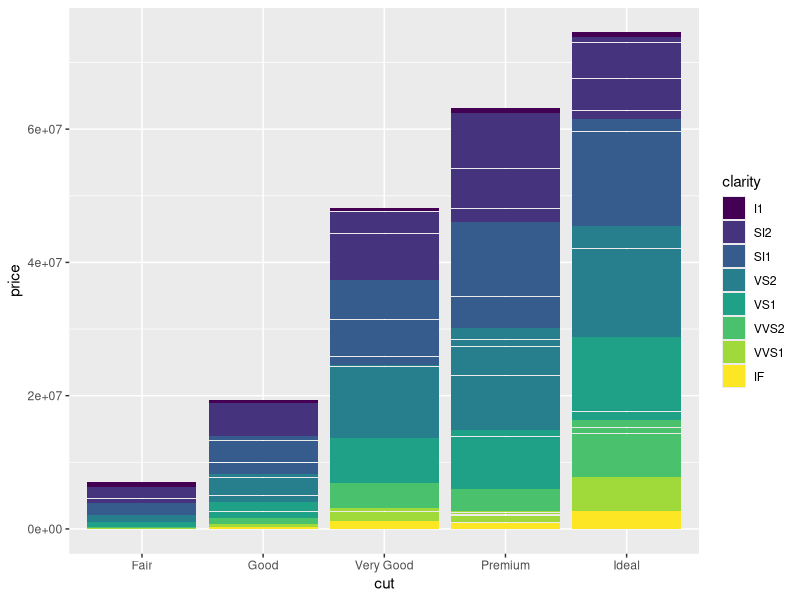
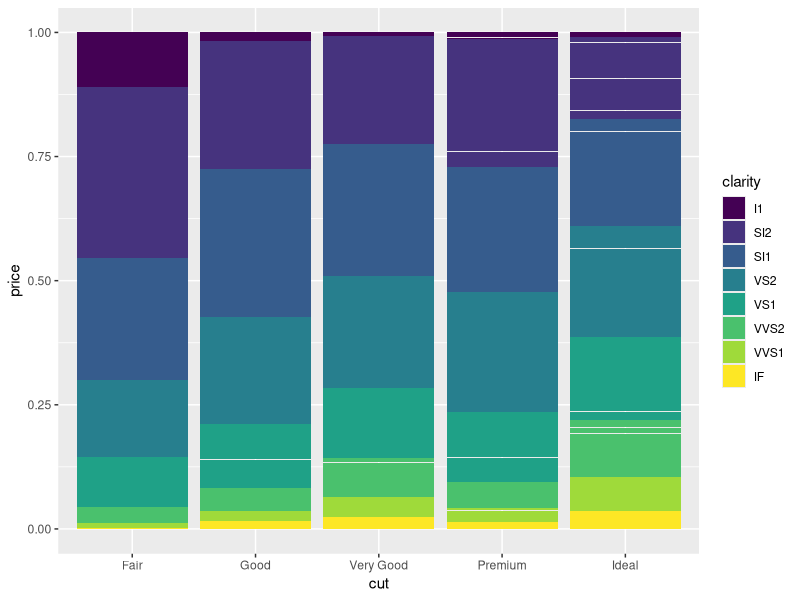
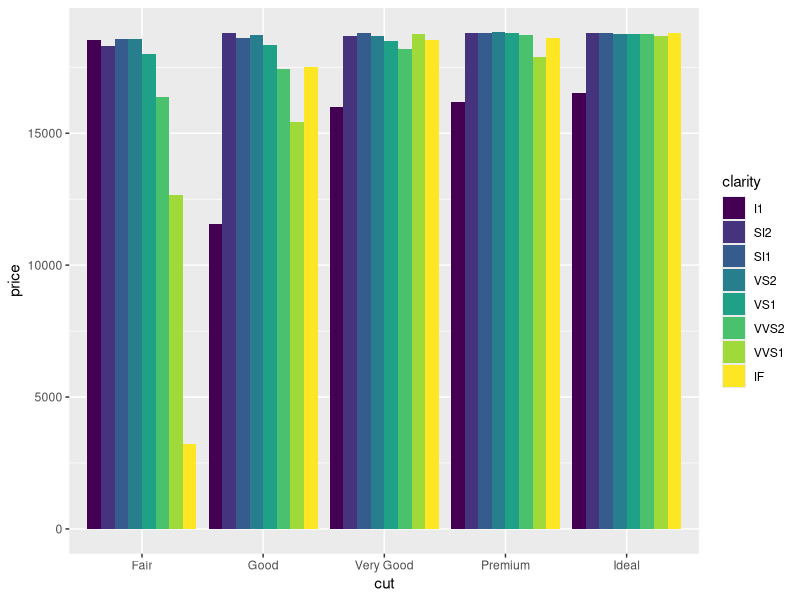
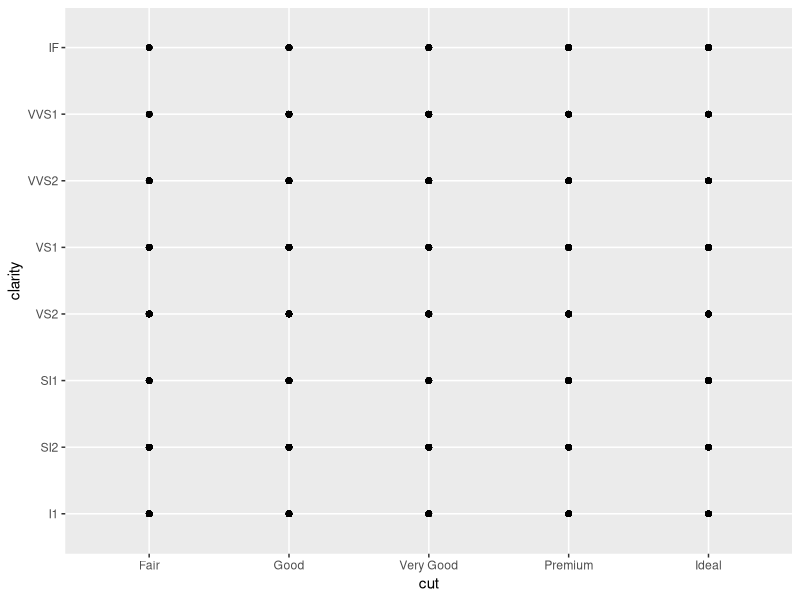
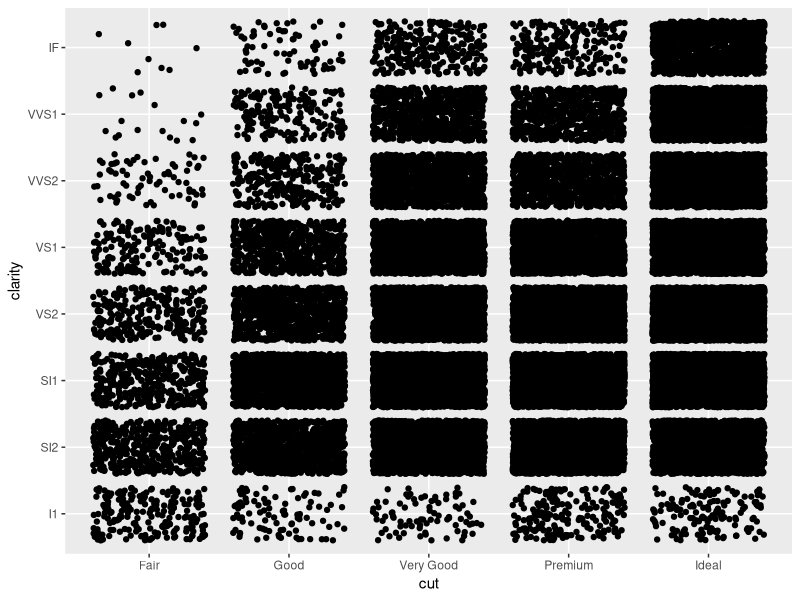
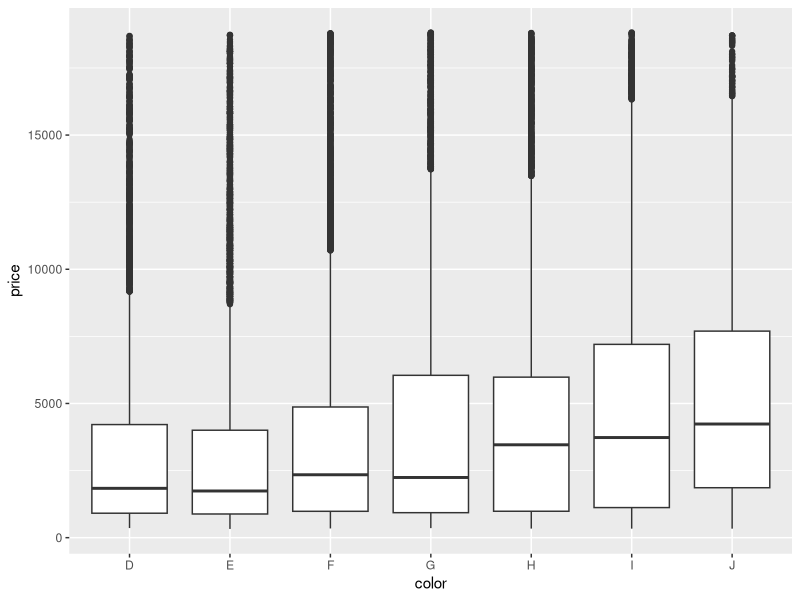
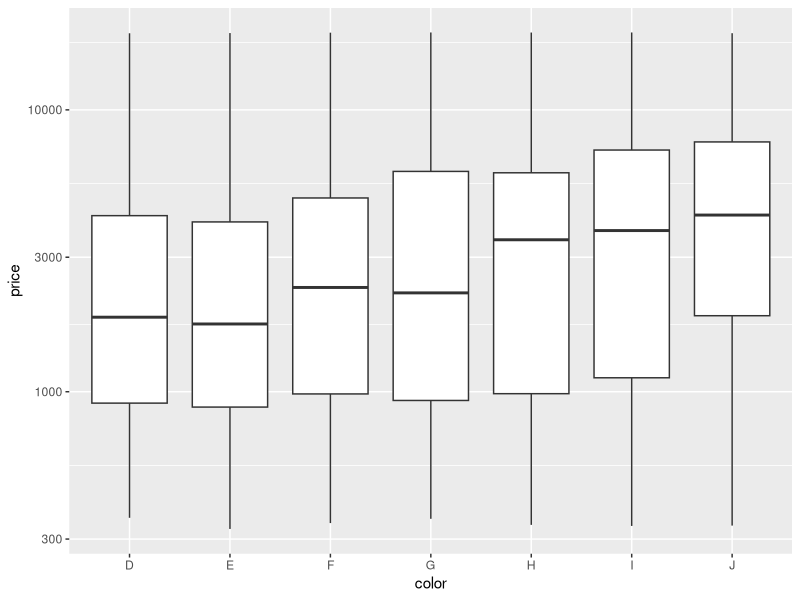
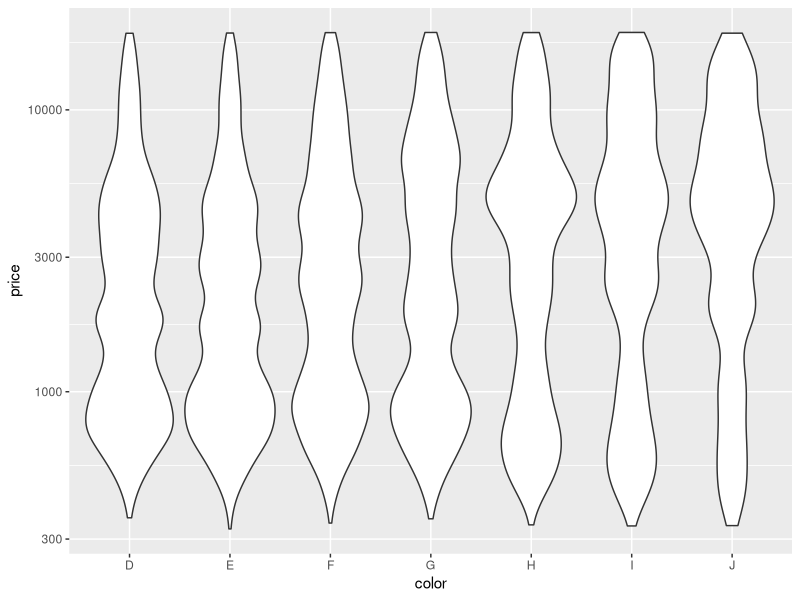

Here is the R script that generated these plots, in order:
# Exercise 2: advanced ggplot2 practice

# Install and load the `ggplot2` package
#install.packages('ggplot2')
library("ggplot2")

# For this exercise you will again be working with the `diamonds` data set.
# Use `?diamonds` to review details about this data set
?diamonds

## Position Adjustments

# Draw a column (bar) chart of diamonds cuts by price, with each bar filled by 
# clarity. You should see a _stacked_ bar chart.
ggplot(data = diamonds) + 
  geom_col(mapping = aes(x = cut, y = price, fill = clarity))

# Draw the same chart again, but with each element positioned to "fill" the y axis
ggplot(data = diamonds) +
  geom_col(mapping = aes(x = cut, y = price, fill = clarity), position = "fill")

# Draw the same chart again, but with each element positioned to "dodge" each other
ggplot(data = diamonds) + 
  geom_col(mapping = aes(x = cut, y = price, fill = clarity), position = "dodge")

# Draw a plot with point geometry with the x-position mapped to `cut` and the 
# y-position mapped to `clarity`
# This creates a "grid" grouping the points
ggplot(data = diamonds) +
  geom_point(mapping = aes(x = cut, y = clarity))

# Use the "jitter" position adjustment to keep the points from all overlapping!
# (This works a little better with a sample of diamond data, such as from the 
# previous exercise).
ggplot(data = diamonds) +
  geom_point(mapping = aes(x = cut, y = clarity), position = "jitter")


## Scales

# Draw a "boxplot" (with `geom_boxplot`) for the diamond's price (y) by color (x)
ggplot(data = diamonds) +
  geom_boxplot(mapping = aes(x = color, y = price))

# This has a lot of outliers, making it harder to read. To fix this, draw the 
# same plot but with a _logarithmic_ scale for the y axis.
ggplot(data = diamonds) + 
  geom_boxplot(mapping = aes(x = color, y = price)) +
  scale_y_log10()

# For another version, draw the same plot but with `violin` geometry instead of 
# `boxplot` geometry!
# How does the logarithmic scale change the data presentation?
ggplot(data = diamonds) + 
  geom_violin(mapping = aes(x = color, y = price)) +
  scale_y_log10()

# Another interesting plot: draw a plot of the diamonds price (y) by carat (x), 
# using a heatmap of 2d bins (geom_bin2d)
# What happens when you make the x and y channels scale logarithmically?
ggplot(data = diamonds) +
  geom_bin2d(mapping = aes(x = carat, y = price)) +
  scale_x_log10() +
  scale_y_log10()

# Draw a scatter plot for the diamonds price (y) by carat (x). Color each point
# by the clarity (Remember, this will take a while. Use a sample of the diamonds 
# for faster results)
ggplot(data = diamonds) +
  geom_point(mapping = aes(x = carat, y = price, color = clarity))

# Change the color of the previous plot using a ColorBrewer scale of your choice. 
# What looks nice?
ggplot(data = diamonds) +
  geom_point(mapping = aes(x = carat, y = price, color = clarity)) +
  scale_color_brewer(palette = "Spectral")



## Coordinate Systems

# Draw a bar chart with x-position and fill color BOTH mapped to cut
# For best results, SET the `width` of the geometry to be 1 (fill plot, no space
# between)
# TIP: You can save the plot to a variable for easier modifications
bar <- ggplot(data = diamonds) +
  geom_bar(mapping = aes(x = cut, fill = cut), width = 1)
bar


# Draw the same chart, but with the coordinate system flipped
bar + coord_flip()

# Draw the same chart, but in a polar coordinate system. It's a Coxcomb chart!
bar + coord_polar()


## Facets

# Take the scatter plot of price by carat data (colored by clarity) and add 
# _facets_ based on the diamond's `color`
ggplot(data = diamonds) +
  geom_point(mapping = aes(x = carat, y = price, color = clarity)) +
  scale_color_brewer(palette = "Spectral") +
  facet_wrap(~ color)


## Saving Plots

# Use the `ggsave()` function to save the current (recent) plot to disk.
# Name the output file "my-plot.png".
# Make sure you've set the working directory!!
ggsave("my-plot.png")
